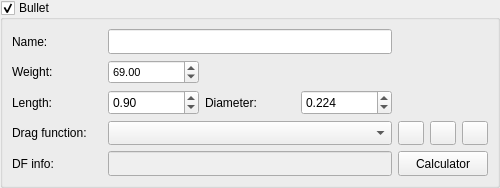
<?xml version="1.0" encoding="UTF-8"?>
<ui version="4.0">
 <class>bullet</class>
 <widget class="QWidget" name="bullet">
  <property name="geometry">
   <rect>
    <x>0</x>
    <y>0</y>
    <width>500</width>
    <height>188</height>
   </rect>
  </property>
  <property name="windowTitle">
   <string>Form</string>
  </property>
  <layout class="QGridLayout" name="gridLayout">
   <property name="leftMargin">
    <number>0</number>
   </property>
   <property name="topMargin">
    <number>0</number>
   </property>
   <property name="rightMargin">
    <number>0</number>
   </property>
   <property name="bottomMargin">
    <number>0</number>
   </property>
   <property name="spacing">
    <number>0</number>
   </property>
   <item row="0" column="0">
    <widget class="QGroupBox" name="bulletGroupBox">
     <property name="sizePolicy">
      <sizepolicy hsizetype="Expanding" vsizetype="Preferred">
       <horstretch>0</horstretch>
       <verstretch>0</verstretch>
      </sizepolicy>
     </property>
     <property name="minimumSize">
      <size>
       <width>500</width>
       <height>188</height>
      </size>
     </property>
     <property name="styleSheet">
      <string notr="true"/>
     </property>
     <property name="title">
      <string>Bullet</string>
     </property>
     <property name="checkable">
      <bool>true</bool>
     </property>
     <layout class="QGridLayout" name="gridLayout_4">
      <item row="1" column="1">
       <widget class="QDoubleSpinBox" name="weight">
        <property name="sizePolicy">
         <sizepolicy hsizetype="Preferred" vsizetype="Preferred">
          <horstretch>0</horstretch>
          <verstretch>0</verstretch>
         </sizepolicy>
        </property>
        <property name="font">
         <font>
          <pointsize>8</pointsize>
         </font>
        </property>
        <property name="decimals">
         <number>2</number>
        </property>
        <property name="maximum">
         <double>1000.000000000000000</double>
        </property>
        <property name="singleStep">
         <double>0.010000000000000</double>
        </property>
        <property name="value">
         <double>69.000000000000000</double>
        </property>
       </widget>
      </item>
      <item row="4" column="0">
       <widget class="QLabel" name="label_77">
        <property name="sizePolicy">
         <sizepolicy hsizetype="Preferred" vsizetype="Preferred">
          <horstretch>0</horstretch>
          <verstretch>0</verstretch>
         </sizepolicy>
        </property>
        <property name="text">
         <string>Drag function:</string>
        </property>
       </widget>
      </item>
      <item row="1" column="0">
       <widget class="QLabel" name="label_74">
        <property name="sizePolicy">
         <sizepolicy hsizetype="Preferred" vsizetype="Preferred">
          <horstretch>0</horstretch>
          <verstretch>0</verstretch>
         </sizepolicy>
        </property>
        <property name="text">
         <string>Weight:</string>
        </property>
       </widget>
      </item>
      <item row="0" column="0">
       <widget class="QLabel" name="label_73">
        <property name="sizePolicy">
         <sizepolicy hsizetype="Preferred" vsizetype="Preferred">
          <horstretch>0</horstretch>
          <verstretch>0</verstretch>
         </sizepolicy>
        </property>
        <property name="text">
         <string>Name:</string>
        </property>
       </widget>
      </item>
      <item row="0" column="1" colspan="3">
       <widget class="QLineEdit" name="bulletName">
        <property name="sizePolicy">
         <sizepolicy hsizetype="Preferred" vsizetype="Preferred">
          <horstretch>0</horstretch>
          <verstretch>0</verstretch>
         </sizepolicy>
        </property>
        <property name="styleSheet">
         <string notr="true"/>
        </property>
        <property name="text">
         <string notr="true"/>
        </property>
        <property name="maxLength">
         <number>20</number>
        </property>
        <property name="frame">
         <bool>true</bool>
        </property>
       </widget>
      </item>
      <item row="4" column="1" colspan="3">
       <widget class="QComboBox" name="dragType">
        <property name="sizePolicy">
         <sizepolicy hsizetype="Preferred" vsizetype="Preferred">
          <horstretch>0</horstretch>
          <verstretch>0</verstretch>
         </sizepolicy>
        </property>
        <property name="maximumSize">
         <size>
          <width>16777215</width>
          <height>16777215</height>
         </size>
        </property>
        <property name="styleSheet">
         <string notr="true"/>
        </property>
        <property name="currentIndex">
         <number>-1</number>
        </property>
       </widget>
      </item>
      <item row="5" column="0">
       <widget class="QLabel" name="label_78">
        <property name="sizePolicy">
         <sizepolicy hsizetype="Preferred" vsizetype="Preferred">
          <horstretch>0</horstretch>
          <verstretch>0</verstretch>
         </sizepolicy>
        </property>
        <property name="text">
         <string>DF info:</string>
        </property>
       </widget>
      </item>
      <item row="2" column="0">
       <widget class="QLabel" name="label_75">
        <property name="sizePolicy">
         <sizepolicy hsizetype="Preferred" vsizetype="Preferred">
          <horstretch>0</horstretch>
          <verstretch>0</verstretch>
         </sizepolicy>
        </property>
        <property name="text">
         <string>Length:</string>
        </property>
       </widget>
      </item>
      <item row="5" column="4">
       <widget class="QPushButton" name="dragEditor">
        <property name="sizePolicy">
         <sizepolicy hsizetype="Preferred" vsizetype="Preferred">
          <horstretch>0</horstretch>
          <verstretch>0</verstretch>
         </sizepolicy>
        </property>
        <property name="toolTip">
         <string>Edit drag function</string>
        </property>
        <property name="text">
         <string>Calculator</string>
        </property>
        <property name="icon">
         <iconset resource="../.rsrc/res.qrc">
          <normaloff>:/material/material/tune_FILL0_wght400_GRAD0_opsz48.svg</normaloff>
          <disabledoff>:/material/material/tun-grey.svg</disabledoff>:/material/material/tune_FILL0_wght400_GRAD0_opsz48.svg</iconset>
        </property>
       </widget>
      </item>
      <item row="2" column="3">
       <widget class="QDoubleSpinBox" name="diameter">
        <property name="sizePolicy">
         <sizepolicy hsizetype="Preferred" vsizetype="Preferred">
          <horstretch>0</horstretch>
          <verstretch>0</verstretch>
         </sizepolicy>
        </property>
        <property name="decimals">
         <number>3</number>
        </property>
        <property name="singleStep">
         <double>0.001000000000000</double>
        </property>
        <property name="value">
         <double>0.224000000000000</double>
        </property>
       </widget>
      </item>
      <item row="2" column="2">
       <widget class="QLabel" name="label_76">
        <property name="sizePolicy">
         <sizepolicy hsizetype="Preferred" vsizetype="Preferred">
          <horstretch>0</horstretch>
          <verstretch>0</verstretch>
         </sizepolicy>
        </property>
        <property name="text">
         <string>Diameter:</string>
        </property>
       </widget>
      </item>
      <item row="2" column="1">
       <widget class="QDoubleSpinBox" name="length">
        <property name="sizePolicy">
         <sizepolicy hsizetype="Preferred" vsizetype="Preferred">
          <horstretch>0</horstretch>
          <verstretch>0</verstretch>
         </sizepolicy>
        </property>
        <property name="decimals">
         <number>2</number>
        </property>
        <property name="singleStep">
         <double>0.010000000000000</double>
        </property>
        <property name="value">
         <double>0.900000000000000</double>
        </property>
       </widget>
      </item>
      <item row="5" column="1" colspan="3">
       <widget class="QLineEdit" name="dragFuncData">
        <property name="enabled">
         <bool>false</bool>
        </property>
        <property name="sizePolicy">
         <sizepolicy hsizetype="Preferred" vsizetype="Preferred">
          <horstretch>0</horstretch>
          <verstretch>0</verstretch>
         </sizepolicy>
        </property>
       </widget>
      </item>
      <item row="4" column="4">
       <widget class="QWidget" name="widget" native="true">
        <layout class="QGridLayout" name="gridLayout_2">
         <property name="leftMargin">
          <number>0</number>
         </property>
         <property name="topMargin">
          <number>0</number>
         </property>
         <property name="rightMargin">
          <number>0</number>
         </property>
         <property name="bottomMargin">
          <number>0</number>
         </property>
         <item row="0" column="2">
          <widget class="QToolButton" name="dfDataEditor">
           <property name="sizePolicy">
            <sizepolicy hsizetype="Preferred" vsizetype="Preferred">
             <horstretch>0</horstretch>
             <verstretch>0</verstretch>
            </sizepolicy>
           </property>
           <property name="toolTip">
            <string>Edit selected</string>
           </property>
           <property name="text">
            <string/>
           </property>
           <property name="icon">
            <iconset resource="../.rsrc/res.qrc">
             <normaloff>:/material/material/edit_FILL0_wght400_GRAD0_opsz48 (1).svg</normaloff>
             <disabledoff>:/material/material/edi-grey.svg</disabledoff>:/material/material/edit_FILL0_wght400_GRAD0_opsz48 (1).svg</iconset>
           </property>
           <property name="toolButtonStyle">
            <enum>Qt::ToolButtonIconOnly</enum>
           </property>
          </widget>
         </item>
         <item row="0" column="0">
          <widget class="QToolButton" name="addDrag">
           <property name="enabled">
            <bool>true</bool>
           </property>
           <property name="sizePolicy">
            <sizepolicy hsizetype="Preferred" vsizetype="Preferred">
             <horstretch>0</horstretch>
             <verstretch>0</verstretch>
            </sizepolicy>
           </property>
           <property name="minimumSize">
            <size>
             <width>0</width>
             <height>0</height>
            </size>
           </property>
           <property name="toolTip">
            <string>Add new</string>
           </property>
           <property name="text">
            <string/>
           </property>
           <property name="icon">
            <iconset resource="../.rsrc/res.qrc">
             <normaloff>:/material/material/add_FILL0_wght400_GRAD0_opsz48.svg</normaloff>
             <disabledoff>:/material/material/add-grey.svg</disabledoff>:/material/material/add_FILL0_wght400_GRAD0_opsz48.svg</iconset>
           </property>
           <property name="toolButtonStyle">
            <enum>Qt::ToolButtonIconOnly</enum>
           </property>
          </widget>
         </item>
         <item row="0" column="1">
          <widget class="QToolButton" name="removeDrag">
           <property name="sizePolicy">
            <sizepolicy hsizetype="Preferred" vsizetype="Preferred">
             <horstretch>0</horstretch>
             <verstretch>0</verstretch>
            </sizepolicy>
           </property>
           <property name="minimumSize">
            <size>
             <width>0</width>
             <height>0</height>
            </size>
           </property>
           <property name="toolTip">
            <string>Remove selected</string>
           </property>
           <property name="text">
            <string/>
           </property>
           <property name="icon">
            <iconset resource="../.rsrc/res.qrc">
             <normaloff>:/material/material/remove_FILL0_wght400_GRAD0_opsz48.svg</normaloff>
             <disabledoff>:/material/material/rem-grey.svg</disabledoff>:/material/material/remove_FILL0_wght400_GRAD0_opsz48.svg</iconset>
           </property>
           <property name="toolButtonStyle">
            <enum>Qt::ToolButtonIconOnly</enum>
           </property>
          </widget>
         </item>
        </layout>
       </widget>
      </item>
     </layout>
    </widget>
   </item>
  </layout>
 </widget>
 <resources>
  <include location="../.rsrc/res.qrc"/>
 </resources>
 <connections/>
</ui>
